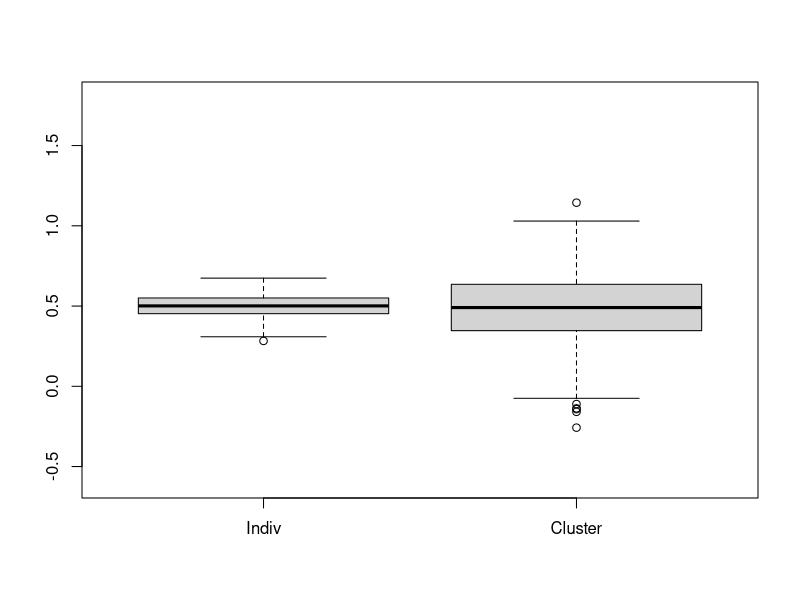
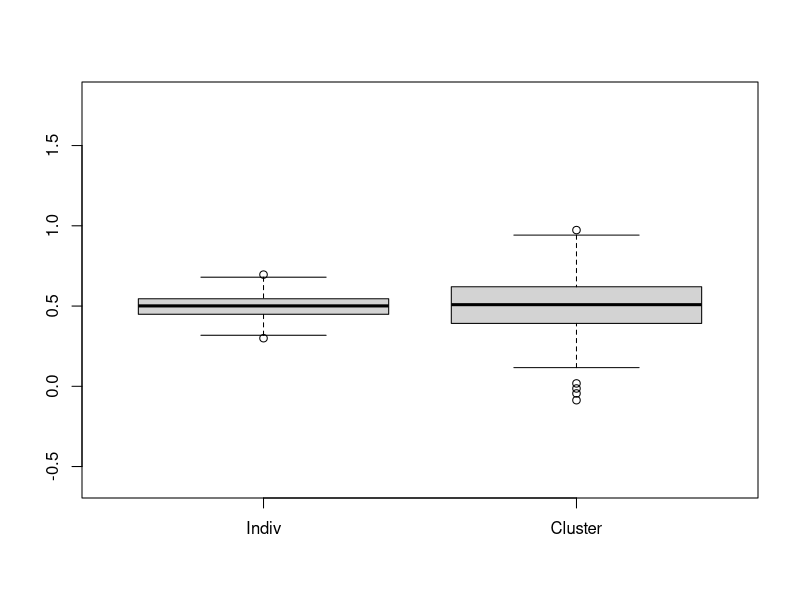
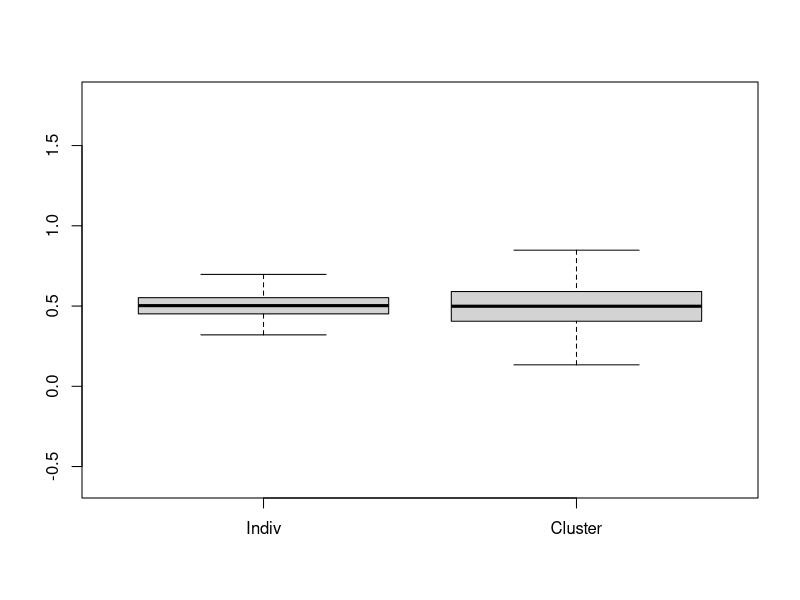
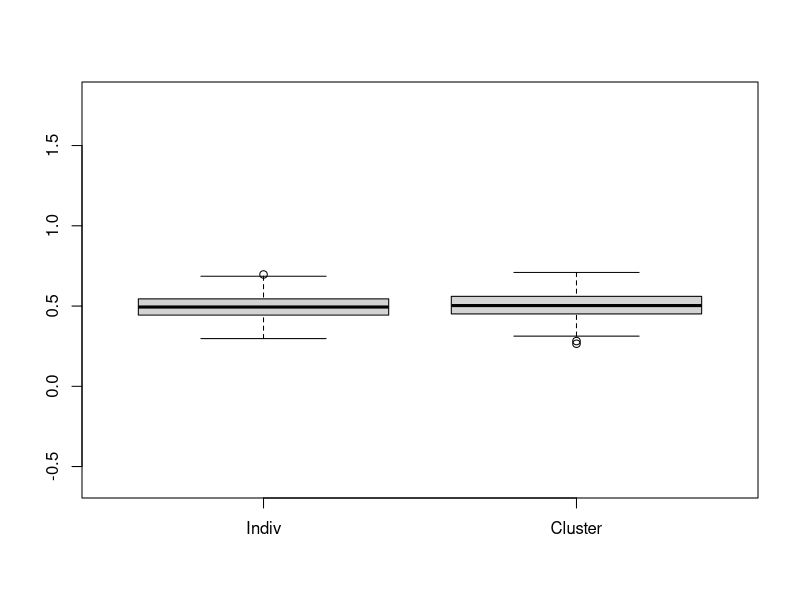
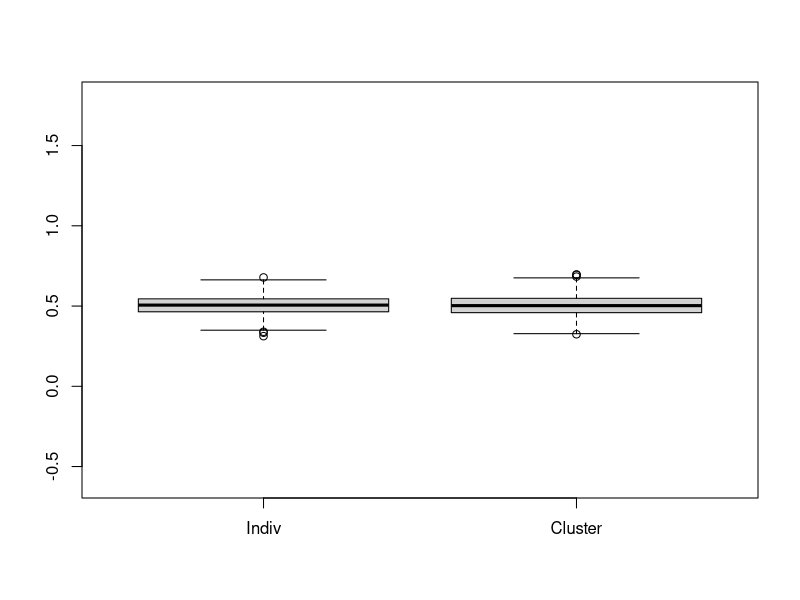
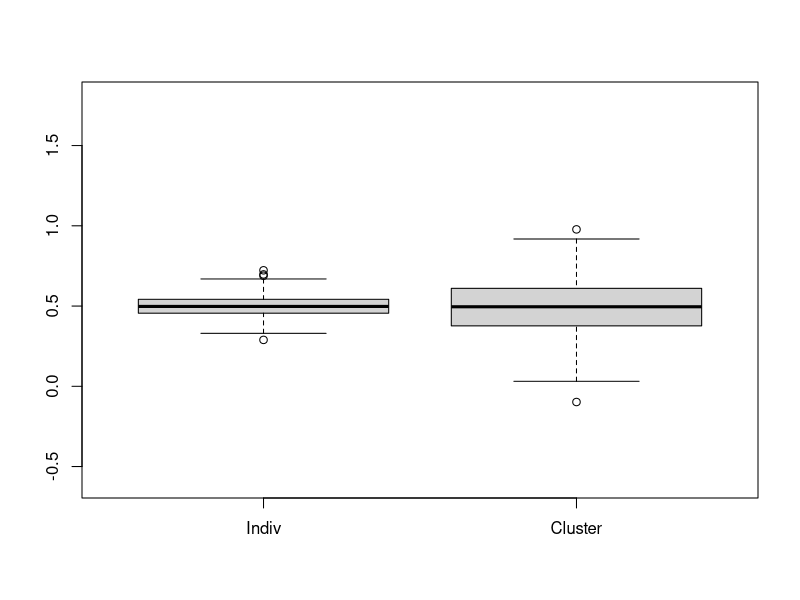
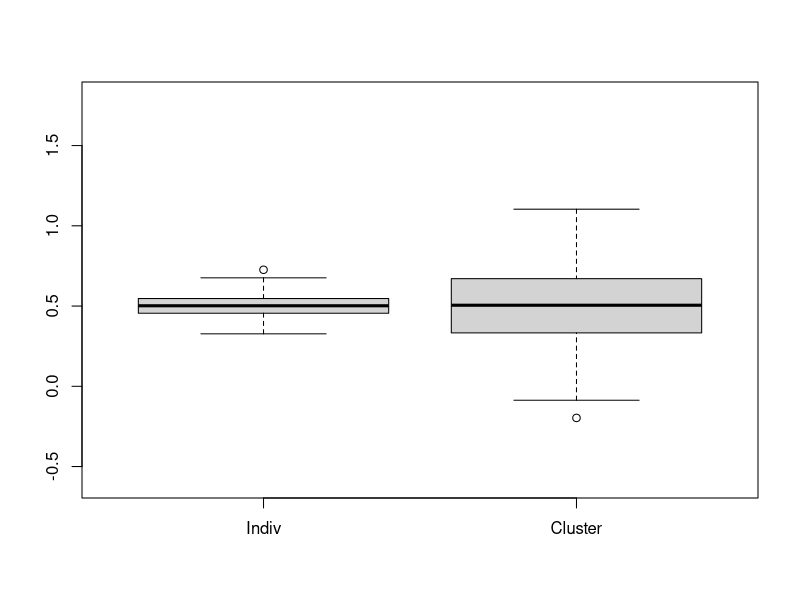
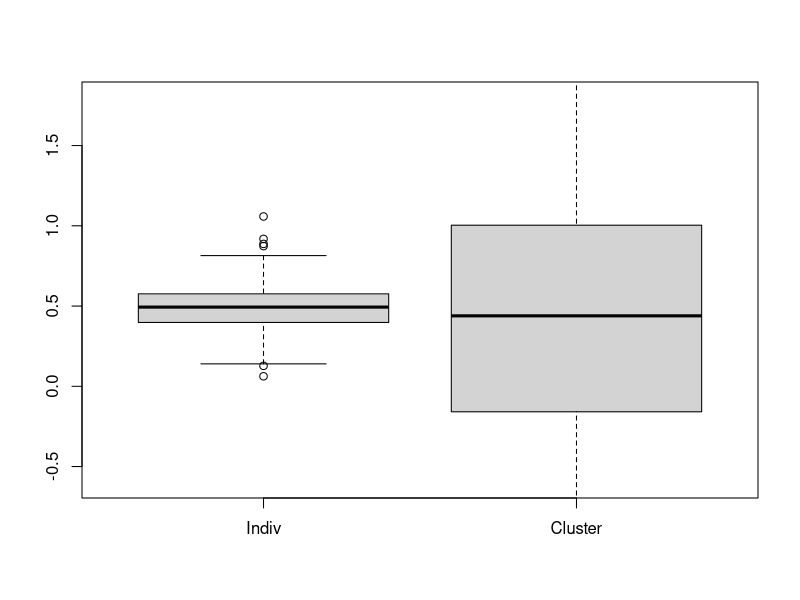

Generate these figures, in order, with R:
## ---- chunk 1
# this defines a function that simulates the confidence interval and treatment effect 
# of an RCT using either individual or cluster randomization assuming 
simulate_ATE <- function(N = 1000,
                         J = 50,
                         ATE_true = 0.5,
                         sigma_y = 1,
                         icc = 0.1,
                         sigma_tau = 0.1){
  
  
    ## define clusters
    cluster <- rep(1:J, each = N/J)
  
    ## generate fake cluster-level errors
    sigma_alpha <- sqrt( sigma_y^2 * icc/(1 - icc) )
    alpha_J <- rnorm(J, mean = 0, sd = sigma_alpha)
    
    ## generate fake individual-level data
    Y0 <- rnorm(N, mean = 0, sd = sigma_y) + alpha_J[cluster]
    Y1 <- Y0 + ATE_true + rnorm(N, mean = 0, sd = sigma_tau)
    
    
    ### INDIVIDUAL-LEVEL RANDOM ASSIGNMENT
    Z_indiv <- rep(0, N)
    Z_indiv[sample( c(1:N), N/2 )] <- 1
    Y_obs_indiv <- ifelse(Z_indiv, Y1, Y0)
    
    
    ### CLUSTER-LEVEL RANDOM ASSIGNMENT
    Z_cluster <- rep(0, J)
    Z_cluster[sample( c(1:J), J/2 )] <- 1
    Z_cluster_extended <- Z_cluster[cluster]
    
    Y_obs_cluster <- ifelse(Z_cluster_extended, Y1, Y0)
    
    
    ### CALCULATE ATE
    lm_indiv <- lm(Y_obs_indiv ~ Z_indiv)
    lm_cluster <- lm(Y_obs_cluster ~ Z_cluster_extended)
  
    
    ### OUTPUT
    c("indiv" = coef(lm_indiv)[2],
      "cluster" = coef(lm_cluster)[2])
}



## ---- chunk 2
n_sims <- 500 # number of simulations
ATE_out <- t(replicate(n_sims, simulate_ATE(N = 1000,
                                            J = 20, 
                                            icc = .2)  )) # this runs simulate_ATE n_sims times, generating an estimate of the distribution of the ATE in both a cluster and individual randomized controlled trial  

boxplot(ATE_out, ylim = c(-0.6, 1.8),
        names = c("Indiv", "Cluster")) # shows the box and wisker plot showing the mean (dark line), 25th-75th percentiles (box) and 1st-99th percentiles (whiskers coming out from the box)

## ---- chunk 3
n_sims <- 500 
ATE_out <- t(replicate(n_sims, simulate_ATE(N = 1000,
                                            J = 40, 
                                            icc = .2)  ))
boxplot(ATE_out, ylim = c(-0.6, 1.8),
        names = c("Indiv", "Cluster")) 
n_sims <- 500 
ATE_out <- t(replicate(n_sims, simulate_ATE(N = 1000,
                                            J = 100, 
                                            icc = .2)  ))
boxplot(ATE_out, ylim = c(-0.6, 1.8),
        names = c("Indiv", "Cluster")) 
n_sims <- 500 
ATE_out <- t(replicate(n_sims, simulate_ATE(N = 1000,
                                            J = 500, 
                                            icc = .2)  ))
boxplot(ATE_out, ylim = c(-0.6, 1.8),
        names = c("Indiv", "Cluster")) 
## ---- chunk 4
n_sims <- 500 
ATE_out <- t(replicate(n_sims, simulate_ATE(N = 1000,
                                            J = 20, 
                                            icc = .0001)  ))
boxplot(ATE_out, ylim = c(-0.6, 1.8),
        names = c("Indiv", "Cluster")) 
n_sims <- 500 
ATE_out <- t(replicate(n_sims, simulate_ATE(N = 1000,
                                            J = 20, 
                                            icc = .1)  ))
boxplot(ATE_out, ylim = c(-0.6, 1.8),
        names = c("Indiv", "Cluster")) 
n_sims <- 500 
ATE_out <- t(replicate(n_sims, simulate_ATE(N = 1000,
                                            J = 20, 
                                            icc = .2)  ))
boxplot(ATE_out, ylim = c(-0.6, 1.8),
        names = c("Indiv", "Cluster")) 
n_sims <- 500 
ATE_out <- t(replicate(n_sims, simulate_ATE(N = 1000,
                                            J = 20, 
                                            icc = .8)  ))
boxplot(ATE_out, ylim = c(-0.6, 1.8),
        names = c("Indiv", "Cluster")) 
